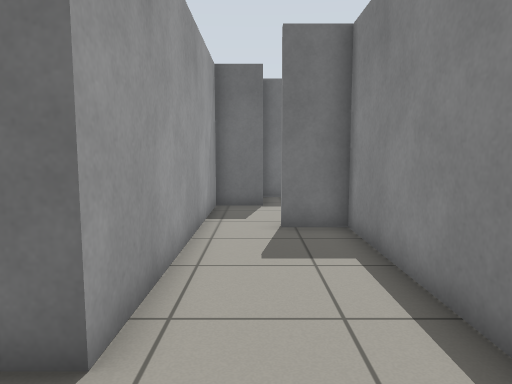
[1] (above)

19 first-person views from a walk through a world built for the Gazebo simulator. The camera is 0.94 m above the floor, tilts 6° down and sees 70° across. The floor is counted in squares, 0.5 m on a side. Each view is taken from the middle of a square. On the plan, view 1 faces up. The plan holds only what a view shows up to about 18 squares ahead; the rest is blank. The place goes on beyond the plan.

[2]
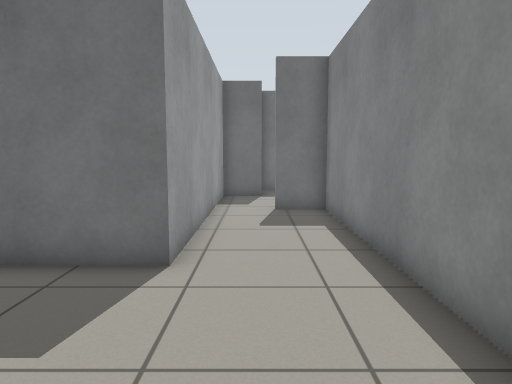

[3]
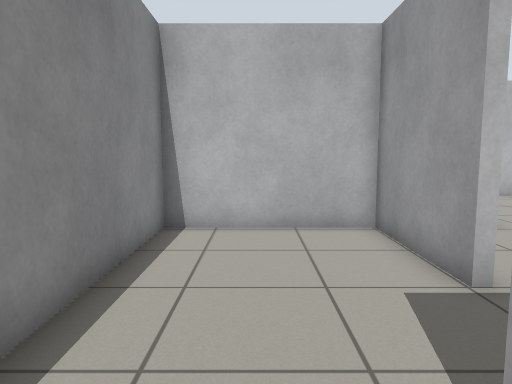

[4]
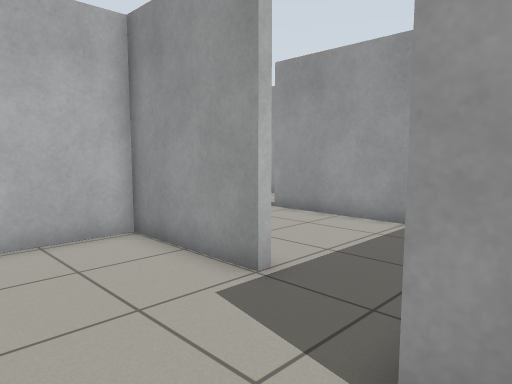

[5]
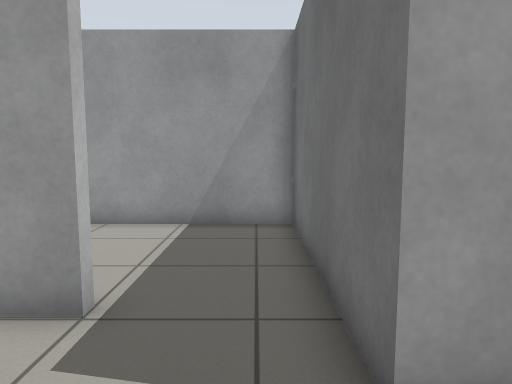

[6]
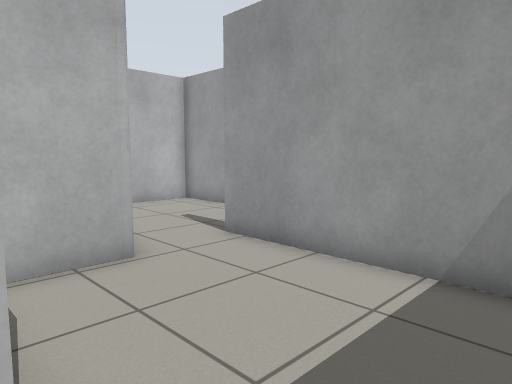

[7]
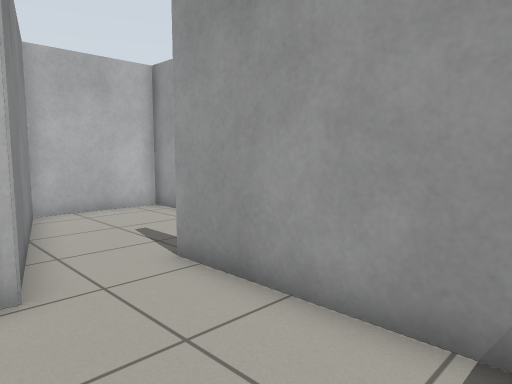

[8]
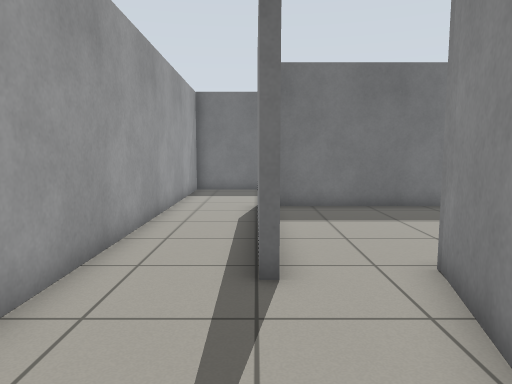

[9]
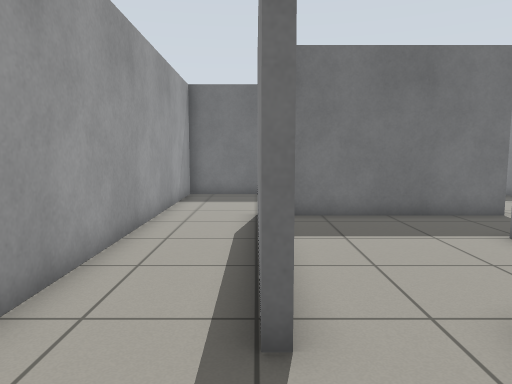

[10]
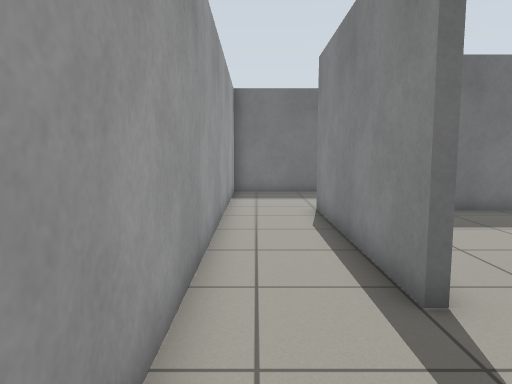

[11]
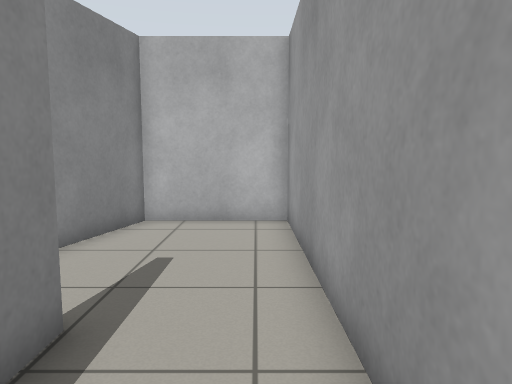

[12]
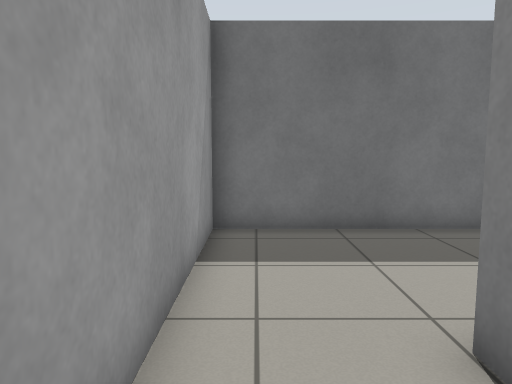

[13]
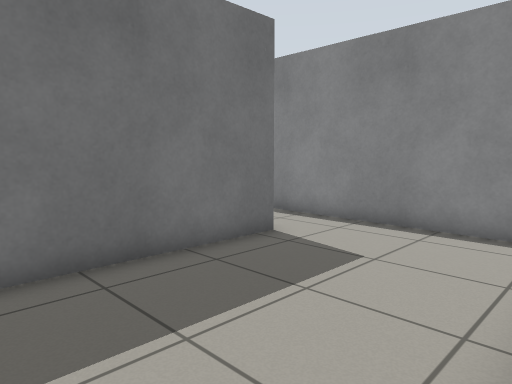

[14]
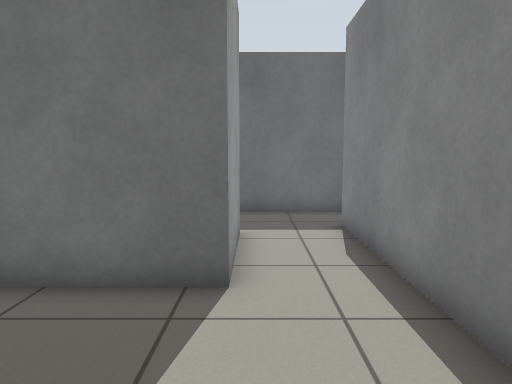

[15]
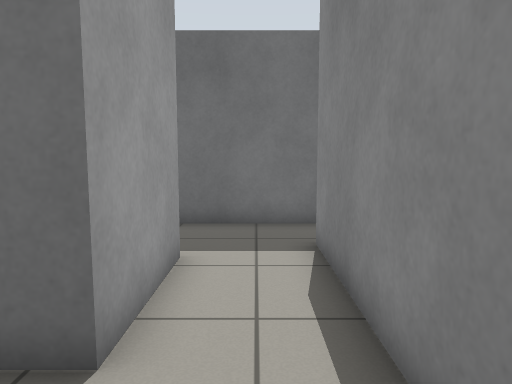

[16]
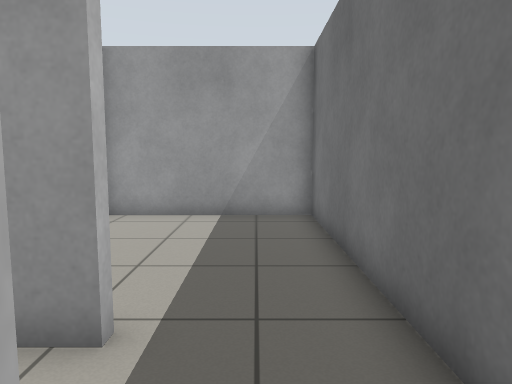

[17]
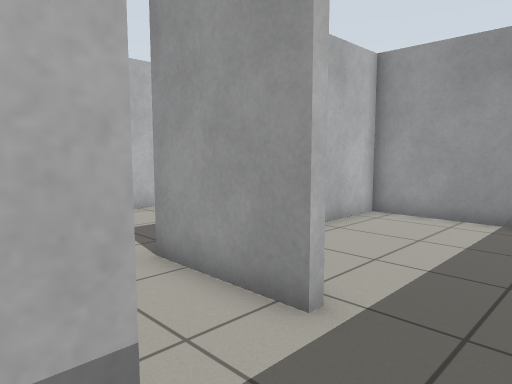

[18]
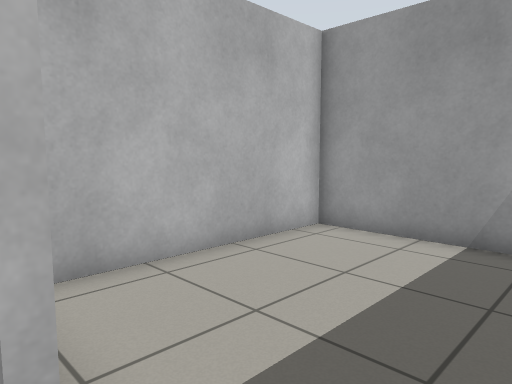

[19]
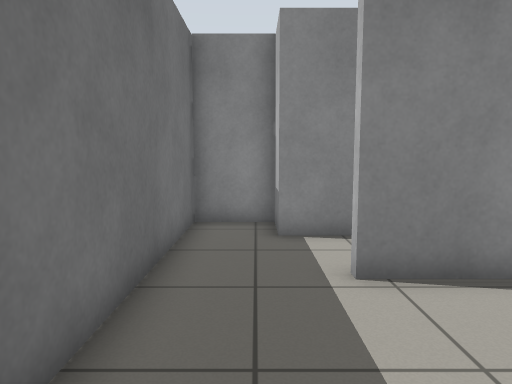

### Floor plan
Ten units are one square. View 1 is at (0, 0); x grows to the right and y downward. Boxes are objects, and circles mark ways between rooms. Rooms are numbered by the first view taken in them; rooms with no view inside come last. Other rooms are left out.
<svg viewBox="-126 -162 155 278">
<path fill="none" stroke="#000" d="M-30 -1 -30 42 24 42 24 -92 7 -92 7 -96M-14 -105 -14 -30 -26 -30M-60 42 -40 42M-26 -30 -87 -30 -87 36M-89 48 -89 -34M-87 36 -87 48M-121 -45 -119 111 -79 111 -60 42M-44 -126 -44 -90 -121 -90 -121 -45M-76 -33 -68 -33M-17 -45 -17 -135 -1 -135 -1 -157 -56 -157M-56 -157 -121 -157 -121 -93 -55 -93M-47 -101 -47 -125"/>
<circle cx="-30" cy="-15" r="3" fill="#2a7"/>
<circle cx="-75" cy="40" r="3" fill="#2a7"/>
<circle cx="-105" cy="-35" r="3" fill="#2a7"/>
<circle cx="-45" cy="-140" r="3" fill="#2a7"/>
<text x="0" y="-20">1</text>
<text x="-60" y="0">2</text>
<text x="-100" y="40">3</text>
<text x="-60" y="-80">4</text>
<text x="-90" y="-130">5</text>
</svg>
Room 1 opens to room 2. Room 2 opens to room 3. Room 3 opens to room 4. Room 4 opens to room 5.

Where each view was taken, in squares from view 1:
view 1: 0 up, 0 right, facing up
view 2: 3 down, 0 right, facing up
view 3: 5 up, 0 right, facing down
view 4: 4 up, 1 right, facing down-left
view 5: 2 up, 1 right, facing left
view 6: 2 up, 3 left, facing down-left
view 7: 1 up, 5 left, facing down-left
view 8: 10 down, 9 left, facing up
view 9: 8 down, 9 left, facing up
view 10: 9 down, 11 left, facing up
view 11: 1 down, 11 left, facing down
view 12: 0 up, 11 left, facing up
view 13: 3 up, 11 left, facing up-right
view 14: 4 up, 4 left, facing up
view 15: 6 up, 3 left, facing up
view 16: 14 up, 1 left, facing left
view 17: 15 up, 1 left, facing down-left
view 18: 15 up, 4 left, facing down-left
view 19: 14 up, 10 left, facing right
